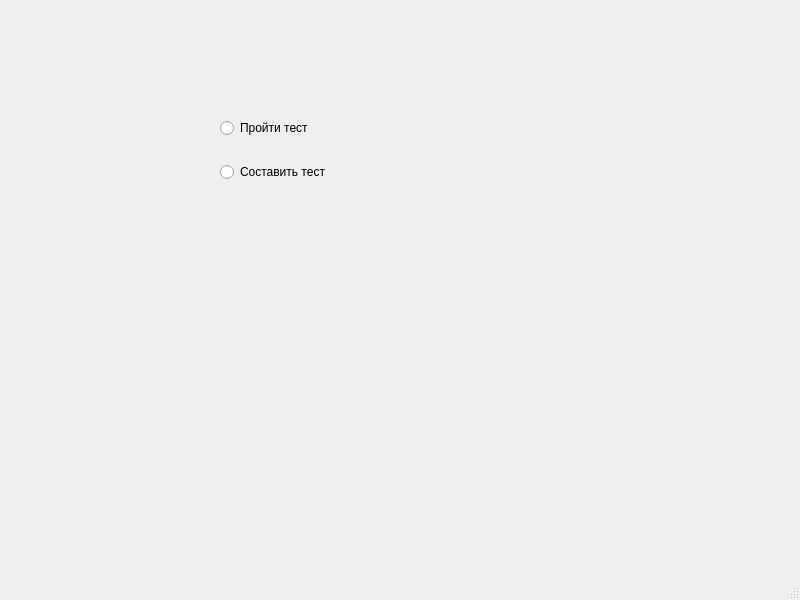
<?xml version="1.0" encoding="UTF-8"?>
<ui version="4.0">
 <class>MainWindow</class>
 <widget class="QMainWindow" name="user_chooser">
  <property name="geometry">
   <rect>
    <x>0</x>
    <y>0</y>
    <width>800</width>
    <height>600</height>
   </rect>
  </property>
  <property name="windowTitle">
   <string>MainWindow</string>
  </property>
  <widget class="QWidget" name="centralwidget">
   <widget class="QWidget" name="verticalLayoutWidget">
    <property name="geometry">
     <rect>
      <x>220</x>
      <y>100</y>
      <width>281</width>
      <height>101</height>
     </rect>
    </property>
    <layout class="QVBoxLayout" name="verticalLayout">
     <item>
      <widget class="QRadioButton" name="radioButton">
       <property name="text">
        <string>Пройти тест</string>
       </property>
      </widget>
     </item>
     <item>
      <widget class="QRadioButton" name="radioButton_2">
       <property name="text">
        <string>Составить тест</string>
       </property>
      </widget>
     </item>
    </layout>
   </widget>
  </widget>
  <widget class="QMenuBar" name="menubar">
   <property name="geometry">
    <rect>
     <x>0</x>
     <y>0</y>
     <width>800</width>
     <height>24</height>
    </rect>
   </property>
  </widget>
  <widget class="QStatusBar" name="statusbar"/>
 </widget>
 <resources/>
 <connections/>
</ui>
